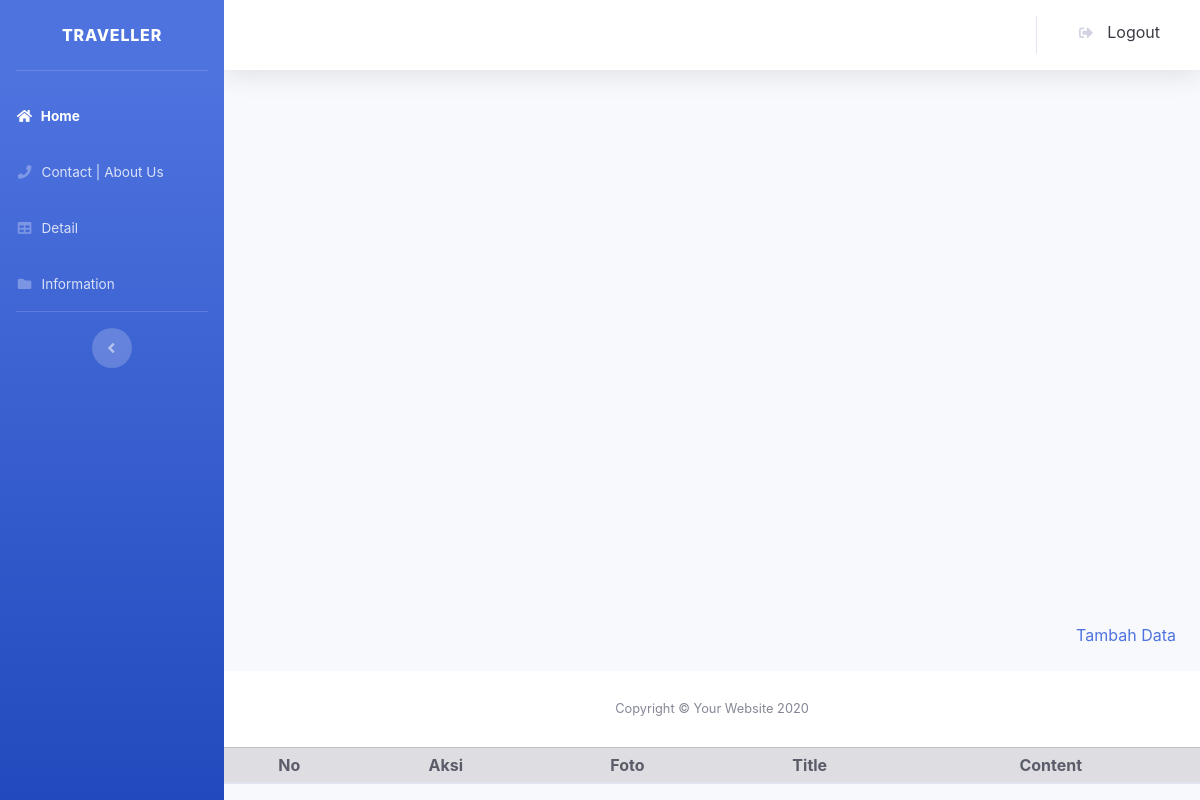
The page /admin/indexa.php (signed in) on the database as committed earlier.
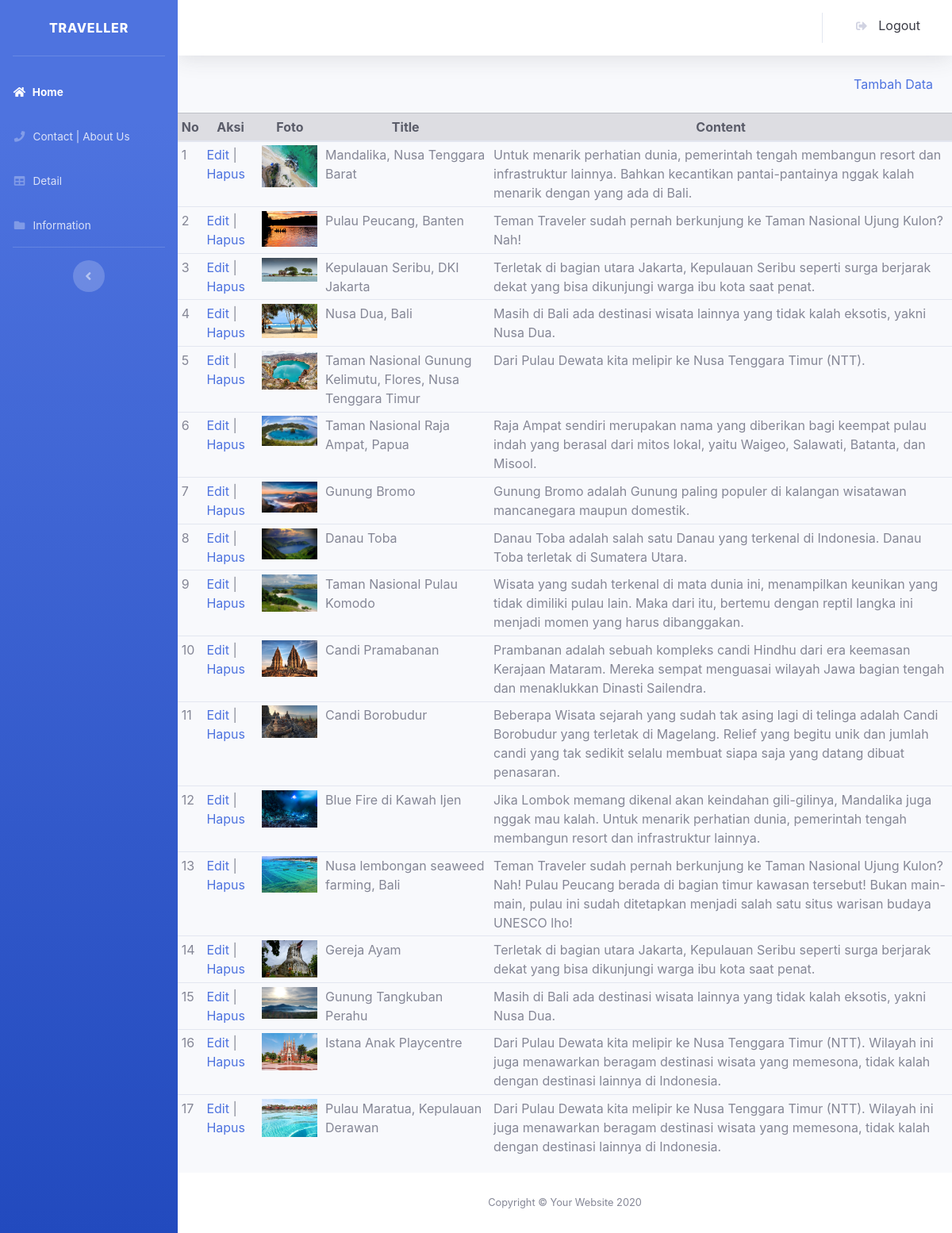
The same page on the database as committed later.
### tables this page shows
CREATE TABLE `pages` (
  `id` int(12) NOT NULL,
  `foto` varchar(255) NOT NULL,
  `title` varchar(100) NOT NULL,
  `content` text NOT NULL,
  `created_at` timestamp NOT NULL DEFAULT current_timestamp(),
  `updated_at` timestamp NOT NULL DEFAULT current_timestamp(),
  `deleted_at` timestamp NOT NULL DEFAULT current_timestamp()
);

### admin/indexa.php (the view, shortened to what this page needs)
<?php
require_once 'config/db.php';
function query($query){
  global $db;
$result = mysqli_query($db, $query);
$rows = [];
while($row = mysqli_fetch_assoc($result)){
  $rows[] = $row;
}
return $rows;
}
$pgs = query("SELECT * FROM pages");
?>
<!DOCTYPE html>
<html lang="en">
<head>
  <link href="assets/fontawesome-free/css/all.min.css" rel="stylesheet">
  <link href="assets/css/sb-admin-2.min.css" rel="stylesheet">
</head>
<body id="page-top">
  <div id="wrapper">
    <ul class="navbar-nav bg-gradient-primary sidebar sidebar-dark accordion" id="accordionSidebar">
      <a class="sidebar-brand d-flex align-items-center justify-content-center text-white" disabled="">
        <div class="sidebar-brand-text mx-3">Traveller</div>
      </a>
      <hr class="sidebar-divider">
      <li class="nav-item active">
        <a class="nav-link" href="indexa.php">
          <i class="fas fa-fw fa-home"></i>
          <span>Home</span>
        </a>
      </li>
      <li class="nav-item">
        <a class="nav-link" href="cas.php">
          <i class="fas fa-fw fa-phone"></i>
          <span>Contact | About Us</span>
        </a>
      </li>
      <li class="nav-item">
        <a class="nav-link" href="detail.php">
          <i class="fas fa-fw fa-table"></i>
          <span>Detail</span></a>
      </li>
      <li class="nav-item">
        <a class="nav-link" href="info.php">
          <i class="fas fa-fw fa-folder"></i>
          <span>Information</span></a>
      </li>
      <hr class="sidebar-divider d-none d-md-block">
      <div class="text-center d-none d-md-inline">
        <button class="rounded-circle border-0" id="sidebarToggle"></button>
      </div>
    </ul>
    <div id="content-wrapper" class="d-flex flex-column">
      <div id="content">
        <nav class="navbar navbar-expand navbar-light bg-white topbar mb-4 static-top shadow">
          <ul class="navbar-nav ml-auto">
            <li class="nav-item dropdown no-arrow">
            <a class="dropdown-item" href="logout.php" data-toggle="modal" data-target="#logoutModal">
                  <i class="fas fa-sign-out-alt fa-sm fa-fw mr-2 text-gray-400"></i>
                  Logout
                </a>
            </li>
          </ul>
        </nav>
    </div>
    <div id="content-wrapper" class="d-flex flex-column">
          <div class="container text-right"><a href="tambah.php">Tambah Data</a></div>
           <br>
           <table class="container table table-sm table-hover table-stripped">
          <thead class=" table-secondary text-dark text-center">
            <th>No</th>
            <th>Aksi</th>
            <th>Foto</th>
            <th>Title</th>
            <th>Content</th>
          <thead
        <?php $i=1; ?>
        <?php foreach($pgs as $row) : ?>
        <tr>
            <td><?php echo $i; ?></td>
            <td>
                <a href="edit.php?id=<?php echo $row["id"]; ?>">Edit</a> |
                <a href="hapus.php?id=<?php echo $row["id"]; ?>" onclick="return confirm('serius?');">Hapus</a>
            </td>
            <td><img src="../assets/images/index/<?php echo $row["foto"]; ?>" width="70" alt=""></td>
            <td><?php echo $row["title"]; ?></td>
            <td><?php echo $row["content"]; ?></td>
        </tr>
        <?php  $i++; ?>
        <?php endforeach; ?>
    </table>
      <footer class="sticky-footer bg-white">
        <div class="container my-auto">
          <div class="copyright text-center my-auto">
            <span>Copyright &copy; Your Website <script>document.write(new Date().getFullYear());</script></span>
          </div>
        </div>
      </footer>
    </div>
  </div>
  </div>
</body>
</html>

Rows that differ between the two databases and show on the page:
added pages: shows a picture, title "Mandalika, Nusa Tenggara Barat", content "Untuk menarik perhatian dunia, pemerintah tengah membangun resort dan infrastruktur lainnya. Bahkan kecantikan pantai-pantainya nggak kalah menarik dengan yang ada di Bali."
added pages: foto (picture), title "Pulau Peucang, Banten", content "Teman Traveler sudah pernah berkunjung ke Taman Nasional Ujung Kulon? Nah!"
added pages: foto (picture), title "Kepulauan Seribu, DKI Jakarta", content "Terletak di bagian utara Jakarta, Kepulauan Seribu seperti surga berjarak dekat yang bisa dikunjungi warga ibu kota saat penat."
added pages: foto (picture), title "Nusa Dua, Bali", content "Masih di Bali ada destinasi wisata lainnya yang tidak kalah eksotis, yakni Nusa Dua."
added pages: shows a picture, title "Taman Nasional Gunung Kelimutu, Flores, Nusa Tenggara Timur", content "Dari Pulau Dewata kita melipir ke Nusa Tenggara Timur (NTT)."
added pages: foto (picture), title "Taman Nasional Raja Ampat, Papua", content "Raja Ampat sendiri merupakan nama yang diberikan bagi keempat pulau indah yang berasal dari mitos lokal, yaitu Waigeo, Salawati, Batanta, dan Misool."
added pages: foto (picture), title "Gunung Bromo", content "Gunung Bromo adalah Gunung paling populer di kalangan wisatawan mancanegara maupun domestik."
added pages: foto (picture), title "Danau Toba", content "Danau Toba adalah salah satu Danau yang terkenal di Indonesia. Danau Toba terletak di Sumatera Utara."
added pages: foto (picture), title "Taman Nasional Pulau Komodo", content "Wisata yang sudah terkenal di mata dunia ini, menampilkan keunikan yang tidak dimiliki pulau lain. Maka dari itu, bertemu dengan reptil langka ini menjadi momen yang harus dibanggakan."
added pages: foto (picture), title "Candi Pramabanan", content "Prambanan adalah sebuah kompleks candi Hindhu dari era keemasan Kerajaan Mataram. Mereka sempat menguasai wilayah Jawa bagian tengah dan menaklukkan Dinasti Sailendra."
added pages: foto (picture), title "Candi Borobudur", content "Beberapa Wisata sejarah yang sudah tak asing lagi di telinga adalah Candi Borobudur yang terletak di Magelang. Relief yang begitu unik dan jumlah candi yang tak sedikit selalu membuat siapa saja yang datang dibuat penasaran."
added pages: foto (picture), title "Blue Fire di Kawah Ijen", content "Jika Lombok memang dikenal akan keindahan gili-gilinya, Mandalika juga nggak mau kalah. Untuk menarik perhatian dunia, pemerintah tengah membangun resort dan infrastruktur lainnya."
added pages: foto (picture), title "Nusa lembongan seaweed farming, Bali", content "Teman Traveler sudah pernah berkunjung ke Taman Nasional Ujung Kulon? Nah! Pulau Peucang berada di bagian timur kawasan tersebut! Bukan main-main, pulau ini sudah ditetapkan menjadi salah satu situs warisan budaya UNESCO lho!"
added pages: foto (picture), title "Gereja Ayam", content "Terletak di bagian utara Jakarta, Kepulauan Seribu seperti surga berjarak dekat yang bisa dikunjungi warga ibu kota saat penat."
added pages: foto (picture), title "Gunung Tangkuban Perahu", content "Masih di Bali ada destinasi wisata lainnya yang tidak kalah eksotis, yakni Nusa Dua."
added pages: foto (picture), title "Istana Anak Playcentre", content "Dari Pulau Dewata kita melipir ke Nusa Tenggara Timur (NTT). Wilayah ini juga menawarkan beragam destinasi wisata yang memesona, tidak kalah dengan destinasi lainnya di Indonesia."
added pages: foto (picture), title "Pulau Maratua, Kepulauan Derawan", content "Dari Pulau Dewata kita melipir ke Nusa Tenggara Timur (NTT). Wilayah ini juga menawarkan beragam destinasi wisata yang memesona, tidak kalah dengan destinasi lainnya di Indonesia."
